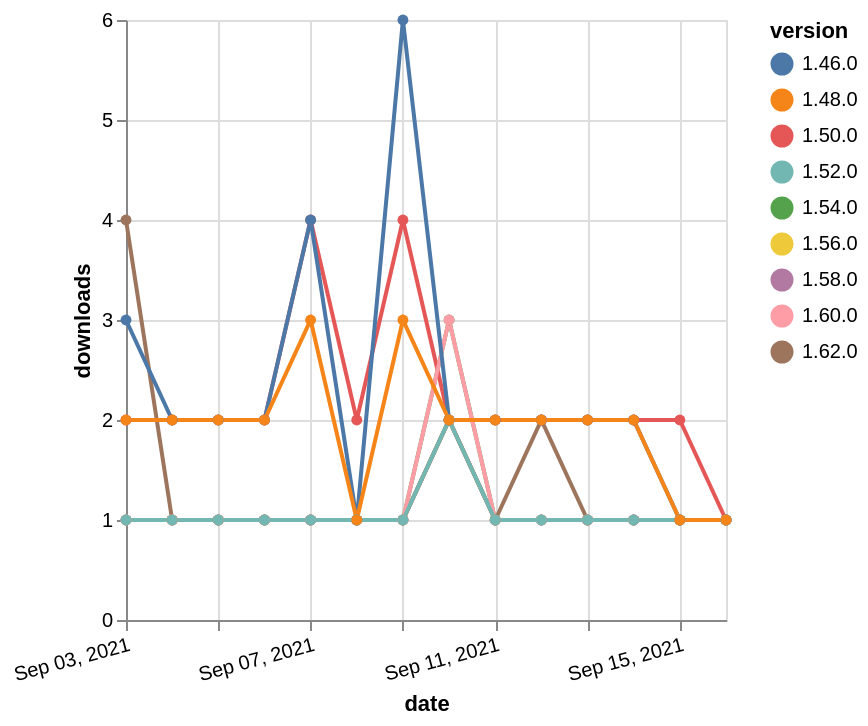

Here is the Vega-Lite specification saved for this chart:
### Vega-Lite specification from a JSON file in a GitHub repository (floating-point values rounded to 4 significant figures)
{"$schema": "https://vega.github.io/schema/vega-lite/v5.json", "description": "A simple bar chart with embedded data.", "data": {"values": [{"date": "2021-09-03", "total": 189, "delta": 1, "version": "1.56.0"}, {"date": "2021-09-04", "total": 190, "delta": 1, "version": "1.56.0"}, {"date": "2021-09-05", "total": 191, "delta": 1, "version": "1.56.0"}, {"date": "2021-09-06", "total": 192, "delta": 1, "version": "1.56.0"}, {"date": "2021-09-07", "total": 193, "delta": 1, "version": "1.56.0"}, {"date": "2021-09-08", "total": 194, "delta": 1, "version": "1.56.0"}, {"date": "2021-09-09", "total": 195, "delta": 1, "version": "1.56.0"}, {"date": "2021-09-10", "total": 197, "delta": 2, "version": "1.56.0"}, {"date": "2021-09-11", "total": 198, "delta": 1, "version": "1.56.0"}, {"date": "2021-09-12", "total": 199, "delta": 1, "version": "1.56.0"}, {"date": "2021-09-13", "total": 200, "delta": 1, "version": "1.56.0"}, {"date": "2021-09-14", "total": 201, "delta": 1, "version": "1.56.0"}, {"date": "2021-09-15", "total": 202, "delta": 1, "version": "1.56.0"}, {"date": "2021-09-16", "total": 203, "delta": 1, "version": "1.56.0"}, {"date": "2021-09-03", "total": 337, "delta": 1, "version": "1.54.0"}, {"date": "2021-09-04", "total": 338, "delta": 1, "version": "1.54.0"}, {"date": "2021-09-05", "total": 339, "delta": 1, "version": "1.54.0"}, {"date": "2021-09-06", "total": 340, "delta": 1, "version": "1.54.0"}, {"date": "2021-09-07", "total": 341, "delta": 1, "version": "1.54.0"}, {"date": "2021-09-08", "total": 342, "delta": 1, "version": "1.54.0"}, {"date": "2021-09-09", "total": 343, "delta": 1, "version": "1.54.0"}, {"date": "2021-09-10", "total": 346, "delta": 3, "version": "1.54.0"}, {"date": "2021-09-11", "total": 347, "delta": 1, "version": "1.54.0"}, {"date": "2021-09-12", "total": 348, "delta": 1, "version": "1.54.0"}, {"date": "2021-09-13", "total": 349, "delta": 1, "version": "1.54.0"}, {"date": "2021-09-14", "total": 350, "delta": 1, "version": "1.54.0"}, {"date": "2021-09-15", "total": 351, "delta": 1, "version": "1.54.0"}, {"date": "2021-09-16", "total": 352, "delta": 1, "version": "1.54.0"}, {"date": "2021-09-03", "total": 169, "delta": 1, "version": "1.58.0"}, {"date": "2021-09-04", "total": 170, "delta": 1, "version": "1.58.0"}, {"date": "2021-09-05", "total": 171, "delta": 1, "version": "1.58.0"}, {"date": "2021-09-06", "total": 172, "delta": 1, "version": "1.58.0"}, {"date": "2021-09-07", "total": 173, "delta": 1, "version": "1.58.0"}, {"date": "2021-09-08", "total": 174, "delta": 1, "version": "1.58.0"}, {"date": "2021-09-09", "total": 175, "delta": 1, "version": "1.58.0"}, {"date": "2021-09-10", "total": 177, "delta": 2, "version": "1.58.0"}, {"date": "2021-09-11", "total": 178, "delta": 1, "version": "1.58.0"}, {"date": "2021-09-12", "total": 179, "delta": 1, "version": "1.58.0"}, {"date": "2021-09-13", "total": 180, "delta": 1, "version": "1.58.0"}, {"date": "2021-09-14", "total": 181, "delta": 1, "version": "1.58.0"}, {"date": "2021-09-15", "total": 182, "delta": 1, "version": "1.58.0"}, {"date": "2021-09-16", "total": 183, "delta": 1, "version": "1.58.0"}, {"date": "2021-09-03", "total": 2499, "delta": 2, "version": "1.50.0"}, {"date": "2021-09-04", "total": 2501, "delta": 2, "version": "1.50.0"}, {"date": "2021-09-05", "total": 2503, "delta": 2, "version": "1.50.0"}, {"date": "2021-09-06", "total": 2505, "delta": 2, "version": "1.50.0"}, {"date": "2021-09-07", "total": 2509, "delta": 4, "version": "1.50.0"}, {"date": "2021-09-08", "total": 2511, "delta": 2, "version": "1.50.0"}, {"date": "2021-09-09", "total": 2515, "delta": 4, "version": "1.50.0"}, {"date": "2021-09-10", "total": 2517, "delta": 2, "version": "1.50.0"}, {"date": "2021-09-11", "total": 2519, "delta": 2, "version": "1.50.0"}, {"date": "2021-09-12", "total": 2521, "delta": 2, "version": "1.50.0"}, {"date": "2021-09-13", "total": 2523, "delta": 2, "version": "1.50.0"}, {"date": "2021-09-14", "total": 2525, "delta": 2, "version": "1.50.0"}, {"date": "2021-09-15", "total": 2527, "delta": 2, "version": "1.50.0"}, {"date": "2021-09-16", "total": 2528, "delta": 1, "version": "1.50.0"}, {"date": "2021-09-03", "total": 131, "delta": 4, "version": "1.62.0"}, {"date": "2021-09-04", "total": 132, "delta": 1, "version": "1.62.0"}, {"date": "2021-09-05", "total": 133, "delta": 1, "version": "1.62.0"}, {"date": "2021-09-06", "total": 134, "delta": 1, "version": "1.62.0"}, {"date": "2021-09-07", "total": 135, "delta": 1, "version": "1.62.0"}, {"date": "2021-09-08", "total": 136, "delta": 1, "version": "1.62.0"}, {"date": "2021-09-09", "total": 137, "delta": 1, "version": "1.62.0"}, {"date": "2021-09-10", "total": 139, "delta": 2, "version": "1.62.0"}, {"date": "2021-09-11", "total": 140, "delta": 1, "version": "1.62.0"}, {"date": "2021-09-12", "total": 142, "delta": 2, "version": "1.62.0"}, {"date": "2021-09-13", "total": 143, "delta": 1, "version": "1.62.0"}, {"date": "2021-09-14", "total": 144, "delta": 1, "version": "1.62.0"}, {"date": "2021-09-15", "total": 145, "delta": 1, "version": "1.62.0"}, {"date": "2021-09-16", "total": 146, "delta": 1, "version": "1.62.0"}, {"date": "2021-09-03", "total": 200, "delta": 1, "version": "1.60.0"}, {"date": "2021-09-04", "total": 201, "delta": 1, "version": "1.60.0"}, {"date": "2021-09-05", "total": 202, "delta": 1, "version": "1.60.0"}, {"date": "2021-09-06", "total": 203, "delta": 1, "version": "1.60.0"}, {"date": "2021-09-07", "total": 204, "delta": 1, "version": "1.60.0"}, {"date": "2021-09-08", "total": 205, "delta": 1, "version": "1.60.0"}, {"date": "2021-09-09", "total": 206, "delta": 1, "version": "1.60.0"}, {"date": "2021-09-10", "total": 209, "delta": 3, "version": "1.60.0"}, {"date": "2021-09-11", "total": 210, "delta": 1, "version": "1.60.0"}, {"date": "2021-09-12", "total": 211, "delta": 1, "version": "1.60.0"}, {"date": "2021-09-13", "total": 212, "delta": 1, "version": "1.60.0"}, {"date": "2021-09-14", "total": 213, "delta": 1, "version": "1.60.0"}, {"date": "2021-09-15", "total": 214, "delta": 1, "version": "1.60.0"}, {"date": "2021-09-16", "total": 215, "delta": 1, "version": "1.60.0"}, {"date": "2021-09-03", "total": 3081, "delta": 3, "version": "1.46.0"}, {"date": "2021-09-04", "total": 3083, "delta": 2, "version": "1.46.0"}, {"date": "2021-09-05", "total": 3085, "delta": 2, "version": "1.46.0"}, {"date": "2021-09-06", "total": 3087, "delta": 2, "version": "1.46.0"}, {"date": "2021-09-07", "total": 3091, "delta": 4, "version": "1.46.0"}, {"date": "2021-09-08", "total": 3092, "delta": 1, "version": "1.46.0"}, {"date": "2021-09-09", "total": 3098, "delta": 6, "version": "1.46.0"}, {"date": "2021-09-10", "total": 3100, "delta": 2, "version": "1.46.0"}, {"date": "2021-09-11", "total": 3102, "delta": 2, "version": "1.46.0"}, {"date": "2021-09-12", "total": 3104, "delta": 2, "version": "1.46.0"}, {"date": "2021-09-13", "total": 3106, "delta": 2, "version": "1.46.0"}, {"date": "2021-09-14", "total": 3108, "delta": 2, "version": "1.46.0"}, {"date": "2021-09-15", "total": 3109, "delta": 1, "version": "1.46.0"}, {"date": "2021-09-16", "total": 3110, "delta": 1, "version": "1.46.0"}, {"date": "2021-09-03", "total": 246, "delta": 1, "version": "1.52.0"}, {"date": "2021-09-04", "total": 247, "delta": 1, "version": "1.52.0"}, {"date": "2021-09-05", "total": 248, "delta": 1, "version": "1.52.0"}, {"date": "2021-09-06", "total": 249, "delta": 1, "version": "1.52.0"}, {"date": "2021-09-07", "total": 250, "delta": 1, "version": "1.52.0"}, {"date": "2021-09-08", "total": 251, "delta": 1, "version": "1.52.0"}, {"date": "2021-09-09", "total": 252, "delta": 1, "version": "1.52.0"}, {"date": "2021-09-10", "total": 254, "delta": 2, "version": "1.52.0"}, {"date": "2021-09-11", "total": 255, "delta": 1, "version": "1.52.0"}, {"date": "2021-09-12", "total": 256, "delta": 1, "version": "1.52.0"}, {"date": "2021-09-13", "total": 257, "delta": 1, "version": "1.52.0"}, {"date": "2021-09-14", "total": 258, "delta": 1, "version": "1.52.0"}, {"date": "2021-09-15", "total": 259, "delta": 1, "version": "1.52.0"}, {"date": "2021-09-16", "total": 260, "delta": 1, "version": "1.52.0"}, {"date": "2021-09-03", "total": 2568, "delta": 2, "version": "1.48.0"}, {"date": "2021-09-04", "total": 2570, "delta": 2, "version": "1.48.0"}, {"date": "2021-09-05", "total": 2572, "delta": 2, "version": "1.48.0"}, {"date": "2021-09-06", "total": 2574, "delta": 2, "version": "1.48.0"}, {"date": "2021-09-07", "total": 2577, "delta": 3, "version": "1.48.0"}, {"date": "2021-09-08", "total": 2578, "delta": 1, "version": "1.48.0"}, {"date": "2021-09-09", "total": 2581, "delta": 3, "version": "1.48.0"}, {"date": "2021-09-10", "total": 2583, "delta": 2, "version": "1.48.0"}, {"date": "2021-09-11", "total": 2585, "delta": 2, "version": "1.48.0"}, {"date": "2021-09-12", "total": 2587, "delta": 2, "version": "1.48.0"}, {"date": "2021-09-13", "total": 2589, "delta": 2, "version": "1.48.0"}, {"date": "2021-09-14", "total": 2591, "delta": 2, "version": "1.48.0"}, {"date": "2021-09-15", "total": 2592, "delta": 1, "version": "1.48.0"}, {"date": "2021-09-16", "total": 2593, "delta": 1, "version": "1.48.0"}]}, "width": "container", "mark": {"type": "line", "point": {"filled": true}}, "encoding": {"x": {"field": "date", "type": "temporal", "timeUnit": "yearmonthdate", "title": "date", "axis": {"labelAngle": -15}}, "y": {"field": "delta", "type": "quantitative", "title": "downloads"}, "color": {"field": "version", "type": "nominal"}, "tooltip": {"field": "delta"}}}
